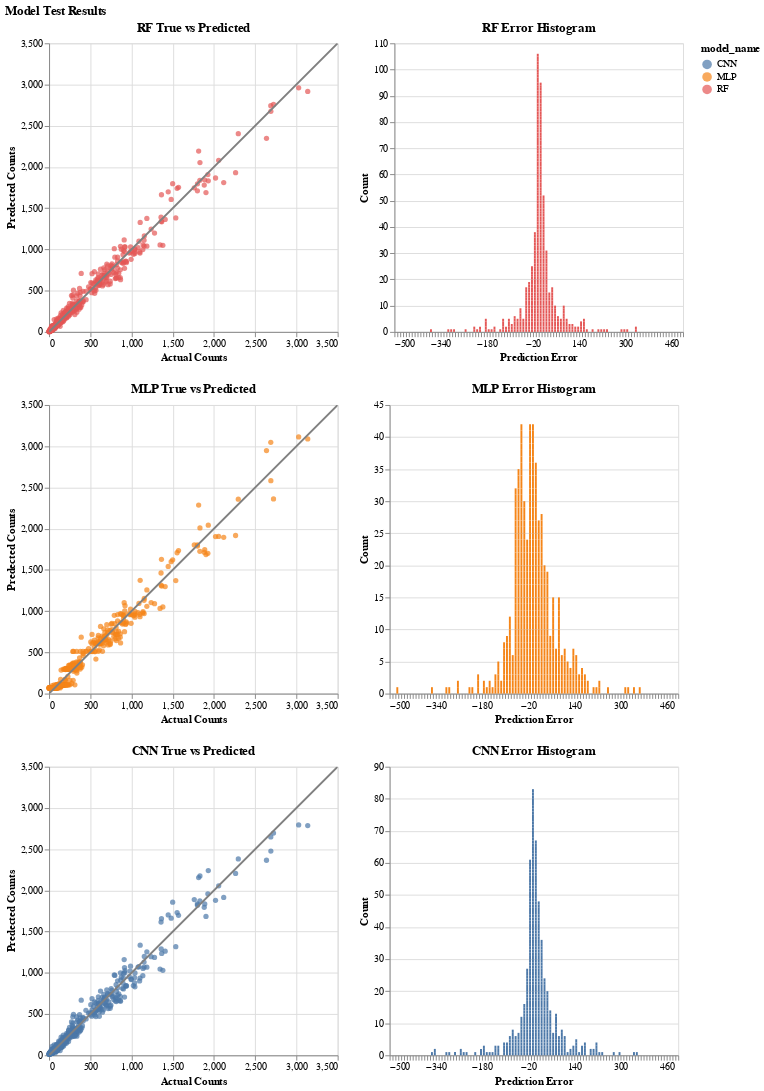

The cell this chart's notebook holds for it:
### Markdown cell above
## 3.4 Model Test Results

### Code cell
def prep_data(predictions, model_names):
    
    # check predictions and mode_names are same length
    if len(predictions) != len(model_names):
        raise ValueError('List of predictions and model names need to be same length')

    # create dataframe of results for each model
    list_of_dfs = []
    for i in range(len(predictions)):
        error = y_test - predictions[i]
        model_name = model_names[i]
        model_data = pd.DataFrame({'x': y_test, 'y': predictions[i],
                                   'error': error, 'model_name': model_name})
        list_of_dfs.append(model_data)

    # concat all individual dfs into one to pass to vis
    data = pd.concat(list_of_dfs, ignore_index=True)
    return data


def visualise_predictions(predictions, model_names):
    '''
    Function to visualise a true vs predicted scatter and histogram of errors
    for each model and prediction in the passed lists.
    
    '''
    data = prep_data(predictions, model_names)

    vis = alt.concat(*(
        # true vs predicted
        alt.Chart(data.loc[data['model_name']==name], title=name+' True vs Predicted'
        ).mark_circle().encode(
            alt.X('x', title='Actual Counts'),
            alt.Y('y', title='Predected Counts'),
            color='model_name:N',
            tooltip=['model_name', 'x', 'y']
        ).properties(
            width=300,
            height=300
        )
        +
        # x=y line
        alt.Chart(pd.DataFrame({'x': [0,3500],
                                'y': [0,3500]})
                        ).mark_line(
            color='grey',
            clip=True
        ).encode(
            alt.X('x'),#, scale=alt.Scale(domain=(0, max_value))),
            alt.Y('y'),#, scale=alt.Scale(domain=(0, max_value)))
        )
        |
        # histogram
        alt.Chart(data.loc[data['model_name']==name], title=name+' Error Histogram'
        ).mark_bar().encode(
            alt.X('error:Q', bin=alt.Bin(maxbins=100, extent=[-500, 500]), title='Prediction Error'),
            alt.Y('count()', title='Count'),
            color='model_name:N',
            tooltip=['model_name','error','count()']
        ).properties(
            width=300,
            height=300
        )
        for name in model_names # [::-1] if want to reverse order
      ), columns=1
    ).properties(
        title = 'Model Test Results',
    )    
    return vis


predictions = [rf_y_pred, mlp_y_pred, cnn_y_pred]
model_names = ['RF', 'MLP', 'CNN']
visualise_predictions(predictions, model_names)

### Figure 1 — Vega-Lite specification as saved in the notebook (floating-point values rounded to 4 significant figures; data arrays with more than 128 entries replaced by an {"elided": "..."} marker saying what was removed)
{"config": {"view": {"continuousWidth": 400, "continuousHeight": 300}}, "concat": [{"hconcat": [{"layer": [{"data": {"name": "data-cfbd7e9dae06cfb15c3f4d86a28a6bcc"}, "mark": "circle", "encoding": {"color": {"type": "nominal", "field": "model_name"}, "tooltip": [{"type": "nominal", "field": "model_name"}, {"type": "quantitative", "field": "x"}, {"type": "quantitative", "field": "y"}], "x": {"type": "quantitative", "field": "x", "title": "Actual Counts"}, "y": {"type": "quantitative", "field": "y", "title": "Predected Counts"}}, "height": 300, "title": "RF True vs Predicted", "width": 300}, {"data": {"name": "data-20879304b48519c6ecbd25d272858a7e"}, "mark": {"type": "line", "clip": true, "color": "grey"}, "encoding": {"x": {"type": "quantitative", "field": "x"}, "y": {"type": "quantitative", "field": "y"}}}]}, {"data": {"name": "data-cfbd7e9dae06cfb15c3f4d86a28a6bcc"}, "mark": "bar", "encoding": {"color": {"type": "nominal", "field": "model_name"}, "tooltip": [{"type": "nominal", "field": "model_name"}, {"type": "quantitative", "field": "error"}, {"type": "quantitative", "aggregate": "count"}], "x": {"type": "quantitative", "bin": {"extent": [-500, 500], "maxbins": 100}, "field": "error", "title": "Prediction Error"}, "y": {"type": "quantitative", "aggregate": "count", "title": "Count"}}, "height": 300, "title": "RF Error Histogram", "width": 300}]}, {"hconcat": [{"layer": [{"data": {"name": "data-882dd36a081291be64d05138c9fc0bcf"}, "mark": "circle", "encoding": {"color": {"type": "nominal", "field": "model_name"}, "tooltip": [{"type": "nominal", "field": "model_name"}, {"type": "quantitative", "field": "x"}, {"type": "quantitative", "field": "y"}], "x": {"type": "quantitative", "field": "x", "title": "Actual Counts"}, "y": {"type": "quantitative", "field": "y", "title": "Predected Counts"}}, "height": 300, "title": "MLP True vs Predicted", "width": 300}, {"data": {"name": "data-20879304b48519c6ecbd25d272858a7e"}, "mark": {"type": "line", "clip": true, "color": "grey"}, "encoding": {"x": {"type": "quantitative", "field": "x"}, "y": {"type": "quantitative", "field": "y"}}}]}, {"data": {"name": "data-882dd36a081291be64d05138c9fc0bcf"}, "mark": "bar", "encoding": {"color": {"type": "nominal", "field": "model_name"}, "tooltip": [{"type": "nominal", "field": "model_name"}, {"type": "quantitative", "field": "error"}, {"type": "quantitative", "aggregate": "count"}], "x": {"type": "quantitative", "bin": {"extent": [-500, 500], "maxbins": 100}, "field": "error", "title": "Prediction Error"}, "y": {"type": "quantitative", "aggregate": "count", "title": "Count"}}, "height": 300, "title": "MLP Error Histogram", "width": 300}]}, {"hconcat": [{"layer": [{"data": {"name": "data-9ae064c1b63203fd98c0677cb29d09c9"}, "mark": "circle", "encoding": {"color": {"type": "nominal", "field": "model_name"}, "tooltip": [{"type": "nominal", "field": "model_name"}, {"type": "quantitative", "field": "x"}, {"type": "quantitative", "field": "y"}], "x": {"type": "quantitative", "field": "x", "title": "Actual Counts"}, "y": {"type": "quantitative", "field": "y", "title": "Predected Counts"}}, "height": 300, "title": "CNN True vs Predicted", "width": 300}, {"data": {"name": "data-20879304b48519c6ecbd25d272858a7e"}, "mark": {"type": "line", "clip": true, "color": "grey"}, "encoding": {"x": {"type": "quantitative", "field": "x"}, "y": {"type": "quantitative", "field": "y"}}}]}, {"data": {"name": "data-9ae064c1b63203fd98c0677cb29d09c9"}, "mark": "bar", "encoding": {"color": {"type": "nominal", "field": "model_name"}, "tooltip": [{"type": "nominal", "field": "model_name"}, {"type": "quantitative", "field": "error"}, {"type": "quantitative", "aggregate": "count"}], "x": {"type": "quantitative", "bin": {"extent": [-500, 500], "maxbins": 100}, "field": "error", "title": "Prediction Error"}, "y": {"type": "quantitative", "aggregate": "count", "title": "Count"}}, "height": 300, "title": "CNN Error Histogram", "width": 300}]}], "columns": 1, "title": "Model Test Results", "$schema": "https://vega.github.io/schema/vega-lite/v4.8.1.json", "datasets": {"data-cfbd7e9dae06cfb15c3f4d86a28a6bcc": {"elided": "541 records"}, "data-20879304b48519c6ecbd25d272858a7e": [{"x": 0, "y": 0}, {"x": 3500, "y": 3500}], "data-882dd36a081291be64d05138c9fc0bcf": {"elided": "541 records"}, "data-9ae064c1b63203fd98c0677cb29d09c9": {"elided": "541 records"}}}
